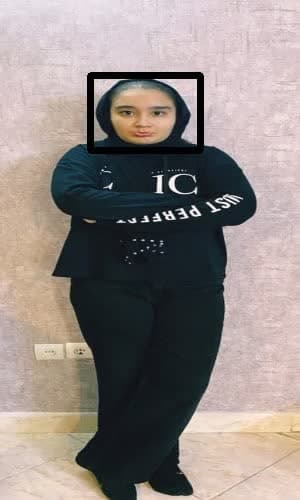
#> input picture assign1/sad_face/sad_face.jpg, 300 x 500 px, found by its file name
$ python test.py
#> lines starting #> are read from the running program, lines starting #| are printed output that depends on the picture; after the words box and inside, x2 and y2 are one past the last pixel; in counts of white or black regions, pixels touching at a corner belong together
import cv2

image = cv2.imread(r"c:\Users\ImanHamrah\Desktop\sad_face.jpg")
#> image is the input picture: shape (500, 300, 3); mean B, G, R 131.7, 135.1, 144.4
image = cv2.resize(image,(300,500))
image = cv2.rectangle(image, (200,75),(90,150),(0, 0, 0), (5))
#> image: shape (500, 300, 3); 1.65% of pixels changed, all inside (x1, y1, x2, y2) = (87, 72, 204, 154)
image = image[75:200,75:205]
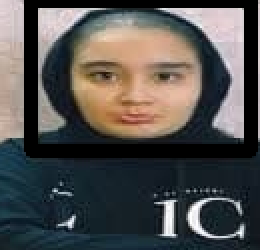
#> image: shape (125, 130, 3) (shown 2 times larger); mean B, G, R 78.2, 80.1, 82.2
cv2.imwrite(r"c:\Users\ImanHamrah\Desktop\sad_face.jpg", image)
cv2.imshow("sad_face", image)
cv2.waitKey(0)
cv2.destroyAllWindows()

$ run again, with assign1/sad_face/cutting face.jpg copied over assign1/sad_face/sad_face.jpg
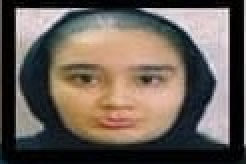
#> input picture assign1/sad_face/cutting face.jpg, 123 x 82 px, found by its file name (shown 2 times larger)
#> image is the input picture: shape (82, 123, 3); mean B, G, R 86.9, 95, 106.2
#> `image = cv2.rectangle(image, (200,75),(90,150),(0, 0, 0), (5))`:
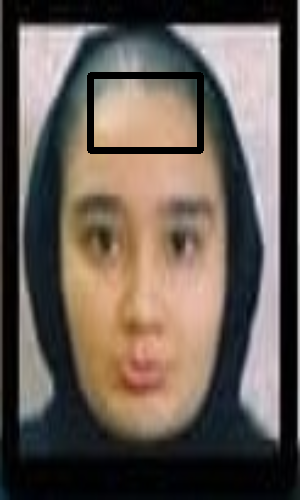
#> image: shape (500, 300, 3); mean B, G, R 84.7, 92.5, 103.4
#> `image = image[75:200,75:205]`:
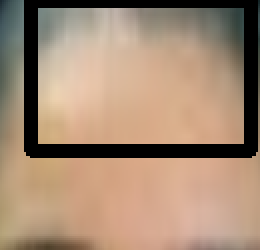
#> image: shape (125, 130, 3) (shown 2 times larger); mean B, G, R 115.7, 138.2, 164.1
